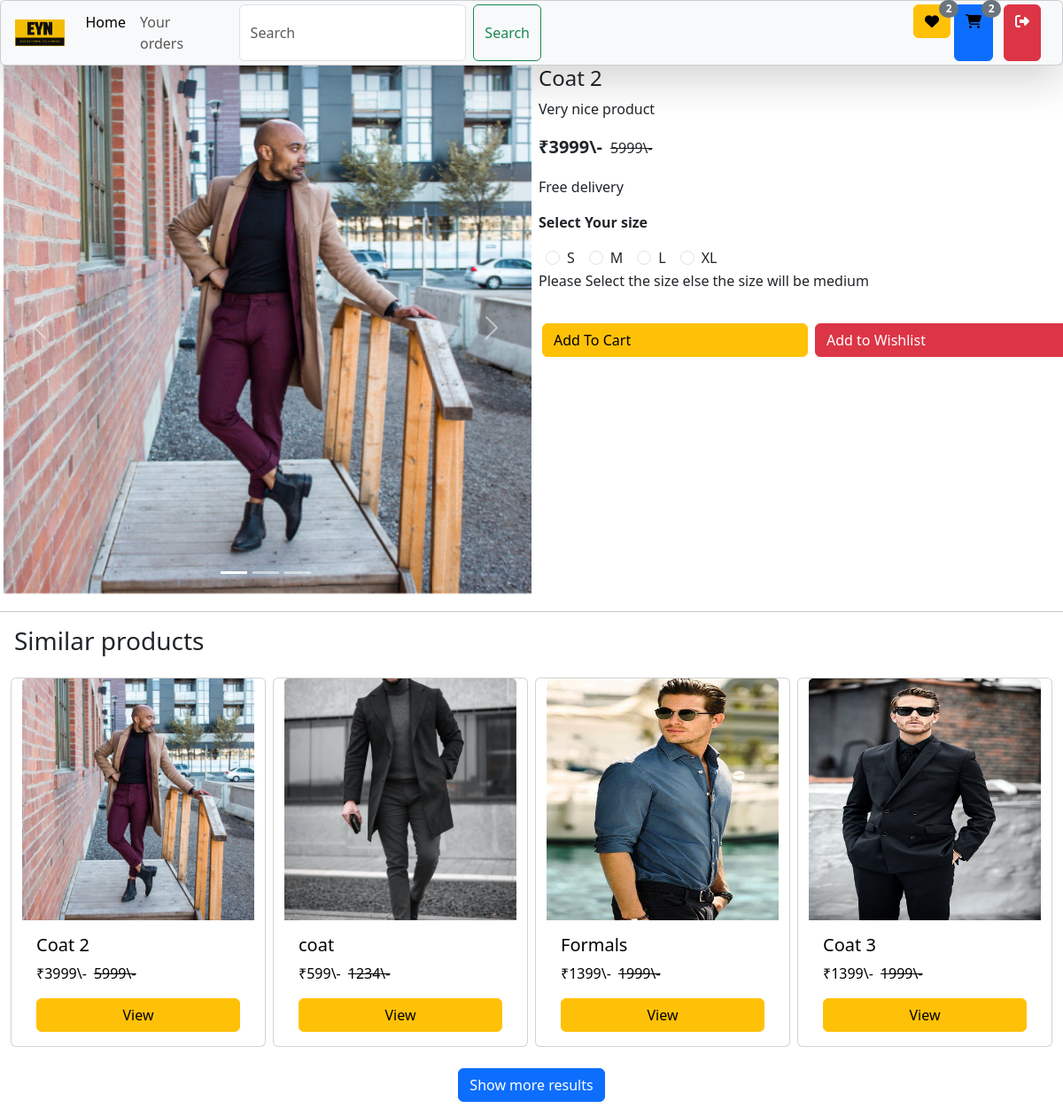
Page /product/43826493f53145eea607561d18964d6f/ (signed in) on the committed database.
### home/models.py (models this page shows, shortened)
class BaseModel(models.Model):
    product_uuid = models.UUIDField(default=uuid.uuid4, editable=False, primary_key=True )
    created_at = models.DateField(auto_now_add=True)
    updated_at = models.DateField(auto_now_add=True)
    class Meta:
        abstract = True

class products(BaseModel):
    product_category = models.CharField(max_length=100)
    product_image = models.ImageField(upload_to="products", null=True, blank=True)
    product_image1 = models.ImageField(upload_to="products", null=True, blank=True)
    product_image2 = models.ImageField(upload_to="products", null=True, blank=True)
    product_name = models.CharField(max_length=100)
    real_price = models.IntegerField(default=1)
    discounted_price = models.IntegerField(default=1)
    product_description = models.TextField()
    size = models.CharField(max_length=100, default="medium")

class sizes(BaseModel):
    size = models.CharField(max_length=100, null=True, blank=True)

### home/views.py (the view, shortened to what this page needs)
# urls.py: path('product/<product_uuid>/', product_page, name="product"),
@login_required(login_url='/login/')
def product_page(request, product_uuid):
    user = request.user
    items = products.objects.get(product_uuid = product_uuid)
    category = items.product_category
    similar = products.objects.filter(product_category = category)
    similar = similar[:4]
    length = len(cart_items.objects.filter(cart__user = user, cart__is_paid = False))
    w_length = len(wishlist.objects.filter(user=user))
    size = sizes.objects.all()
    context = {"item":items}
    product = products.objects.all()
    searched = False
    context['similars']=similar
    context['length']=length
    context['w_length']=w_length
    context['sizes']=size
    if request.GET.get('size'):
        Size = request.GET.get('size')
        print(Size)
        context['selected_size'] = Size
    return render(request, "product.html", context = context)

### home/templates/product.html (shortened to what this page needs)
{% extends "base.html" %}
{% block start %}
<nav class="navbar navbar-expand-lg p-1 bg-body-tertiary fixed-top card shadow-lg">
  <div class="container-fluid">
    <a class="navbar-brand fs-4" href="/"><img src="/media/logo/EYN_edited.png" alt="..." style="height: 30px; margin-bottom: 4px;"></a>
      </div></a>
    <div class="sidebar offcanvas offcanvas-start" tabindex="-1" id="offcanvasNavbar" aria-labelledby="offcanvasNavbarLabel">
      <div class="offcanvas-body">
        <ul class="navbar-nav flex-grow-1 pe-3">
          <li class="nav-item">
            <a class="nav-link active" aria-current="page" href="/">Home</a>
          </li>
          <li class="nav-item">
            <a class="nav-link" href="/orders/">Your orders</a>
          </li>
        </ul>
        <form class="d-flex" role="search">
          <input class="form-control me-2" name="search" type="search" placeholder="Search" aria-label="Search">
          <button class="btn btn-outline-success" type="submit">Search</button>
        </form>
        <a href="/wishlist/"><a href="/wishlist/"><div class="btn btn-warning icon1"><i class="fa-solid fa-heart"></i><span class="wishlist badge text-bg-secondary rounded-pill">{{w_length}}</span></div></a></a>
            <a href="/cart/"><div class="btn btn-primary mx-1"><i class="fa-solid fa-cart-shopping"></i>
              <span class="wishlist badge text-bg-secondary rounded-pill">{{length}}</span></a></div></a>
      <a class="btn btn-danger mx-2" href="/logout/"><i class="fa-solid fa-right-from-bracket"></i></a>
      </div>
</nav>
{% if searched %}
<div class="d-flex o-hide " style="justify-content: center;
margin-top: 66px;
">
    <div class="row d-flex infinite-container" style="justify-content: center;">
    {% for result in products %}
    <div class="card p_card mx-1 col-12 my-2 products-media">
    <a href="/product/{{result.product_uuid}}"><img src="/media/{{result.product_image}}" class="card-img-top" alt="..." >
        <div class="card-body">
            <h5 class="card-title">{{result.product_name}}</h5>
            <div class="d-flex">
              <p class="card-text">₹{{result.discounted_price}}\-</p>
              <strike><p class="card-text mx-2">{{result.real_price}}\-</p></strike>
            </div>
            <a href="/product/{{result.product_uuid}}" class="btn btn-warning bigCard d-flex" style="justify-content: center;">View</a>
        </div></a>
    </div>
  {% endfor %}
  </div>
  </div>
<div class="d-flex" style="justify-content: center;">
  <div class="pagination">
    <span class="step-links">
        {% if products.has_previous %}
            <a class="btn btn-outline-success my-2" href="?search={{search}}&page=1">&laquo; first</a>
            <a class="btn btn-outline-success my-2" href="?search={{search}}&page={{ products.previous_page_number }}">previous</a>
        {% endif %}
        <span class="current">
            Page {{ products.number }} of {{ products.paginator.num_pages }}.
        </span>
        {% if products.has_next %}
            <a class="btn btn-outline-success my-2" href="?search={{search}}&page={{ products.next_page_number }}">next</a>
            <a class="btn btn-outline-success my-2" href="?search={{search}}&page={{ products.paginator.num_pages }}">last &raquo;</a>
        {% endif %}
    </span>
</div>
</div>
{% else %}
<div class="details" style="
margin-top: 66px;
">
<div id="carouselExampleIndicators" class="carousel slide parent-carousel d-flex">
  <div class="carousel-indicators">
    <button type="button" data-bs-target="#carouselExampleIndicators" data-bs-slide-to="0" class="active" aria-current="true" aria-label="Slide 1"></button>
    <button type="button" data-bs-target="#carouselExampleIndicators" data-bs-slide-to="1" aria-label="Slide 2"></button>
    <button type="button" data-bs-target="#carouselExampleIndicators" data-bs-slide-to="2" aria-label="Slide 3"></button>
  </div>
  <div class="carousel-inner">
    <div class="media-carousel">
    <div class="carousel-item active">
      <img src="/media/{{item.product_image}}" class="d-block w-60 mx-1 my-1" alt="...">
    </div>
  </div>
  </div>
  <button class="carousel-control-prev" type="button" data-bs-target="#carouselExampleIndicators" data-bs-slide="prev">
    <span class="carousel-control-prev-icon" aria-hidden="true"></span>
  </button>
  <button class="carousel-control-next" type="button" data-bs-target="#carouselExampleIndicators" data-bs-slide="next">
    <span class="carousel-control-next-icon" aria-hidden="true"></span>
  </button>
</div>
<div class="mx-2 my-2">
  <h4>{{item.product_name}}</h4>
  <p>{{item.product_description}}</p>
  <div class="d-flex">
    <strong><p style="margin-right: 5px;font-size: 20px;">₹{{item.discounted_price}}\-</p></strong>
    <strike><p class="p-1">{{item.real_price}}\-</p></strike>
  </div>
  <p>Free delivery</p>
  {% if item.product_category == "Mens Winter Wear" or item.product_category == "Mens Bottom Wear" or item.product_category == "Mens Ethnic Wear" or item.product_category == "Sarees" or item.product_category == "Kurtis" %}
  <b><p>Select Your size</p></b>
  <div class="d-flex radio" >
    {% for size in sizes %}
    <div class="form-check mx-2">
      <input class="form-check-input" onchange="get_size('{{size.size}}')" name="selected_size" {% if selected_size == size.size %} checked {% endif %} type="radio" name="flexRadioDefault" id="flexRadioDefault1">
      <label class="form-check-label" for="flexRadioDefault1">
        {{size.size}}
      </label>
    </div>
    {% endfor %}
  </div>
  <p>Please Select the size else the size will be medium</p>
  {% endif %}
  <div class="disp">
    <a href="/add-to-cart/{{item.product_uuid}}/?size={{selected_size}}"><button class="btn btn-warning d-flex checkout mx-1">Add To Cart</button></a>
    <a href="/wishlist/{{item.product_uuid}}"><div class="btn btn-danger d-flex checkout mx-1">Add to Wishlist</div></a>
  </div>
</div>
</div>
<hr>
<h3 class="mx-3 mb-3">Similar products</h3>
<div class="d-flex o-hide my-2" style="justify-content: center;">
  <div class="row d-flex" style="justify-content: center;">
  {% for similar in similars %}
  <div class="card mx-1 my-2 products-media">
  <a href="/product/{{similar.product_uuid}}"><img src="/media/{{similar.product_image}}" class="card-img-top" alt="...">
      <div class="card-body">
          <h5 class="card-title">{{similar.product_name}}</h5>
          <div class="d-flex">
            <p class="card-text">₹{{similar.discounted_price}}\-</p>
            <strike><p class="card-text mx-2">{{similar.real_price}}\-</p></strike>
          </div>
          <a href="/product/{{similar.product_uuid}}" class="btn btn-warning bigCard d-flex" style="justify-content: center;">View</a>
      </div></a>
  </div>
{% endfor %}
</div>
</div>
<div class="d-flex my-3" style="justify-content: center;">
<a href="/products/{{item.product_category}}"><div class="btn btn-primary">Show more results</div></a>
</div>
{% endif %}
{% endblock %}

### static/style.css (style rules this page uses)
.icon1 { margin-left: 420px; }
.bigCard { transition: 0.5s; }
.o-hide { overflow: hidden; }
.media-carousel { position: relative; background-color: black; }
.carousel-item img { width: 600px; }
.products-media { width: 18rem; }
.products-media img { height: 273px; }
.details { display: flex; height: 100%; width: -webkit-fill-available; }
.parent-carousel { width: 600px; }
.disp { display: flex; }
.checkout { width: 300px; margin-top: 20px; }
a { color: #020101; text-decoration: none; }
.wishlist.badge { position: absolute; top: -1px; }

### rows in the picture
products: product_image (picture), product_name "Coat 2", product_description "Very nice product", discounted_price "3999", real_price "5999"
sizes: size "☐ S", size "S"
sizes: size "M"
sizes: size "L"
sizes: size "XL"
products: product_image (picture), product_name "coat", discounted_price "599", real_price "1234"
products: product_image (picture), product_name "Formals", discounted_price "1399", real_price "1999"
products: product_image (picture), product_name "Coat 3", discounted_price "1399", real_price "1999"

### other values in the picture
{{ w_length }} "2"
{{ length }} "2"
